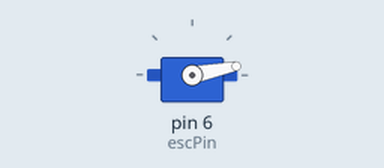
Simulated run of this sketch. Board: Arduino Nano, built with avr-gcc and run on an emulated ATmega328P. On the bench: servo.

Above: at 1.05 s.
Timing chart, 0 to 5.6 s (numbered marks = the images above):
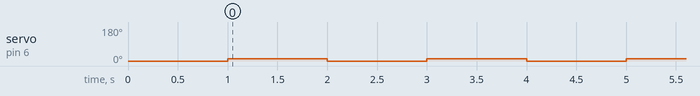

The sketch:

arduino-nano-test.ino
```cpp
#include<Servo.h>

Servo esc;
const int escPin = 6;

void setup() {
  // put your setup code here, to run once:
  Serial.begin(9600);
  esc.attach(escPin, 1000, 2000);
  esc.write(0);
  delay(1000);
}

void loop() {
  // put your main code here, to run repeatedly:
  esc.write(11);
  delay(1000);
  esc.write(0);
  delay(1000);
}
```

Measured:
- by itself, servo on pin 6 (escPin): alternates 11° for 1.0 s and 0° for 1.0 s
